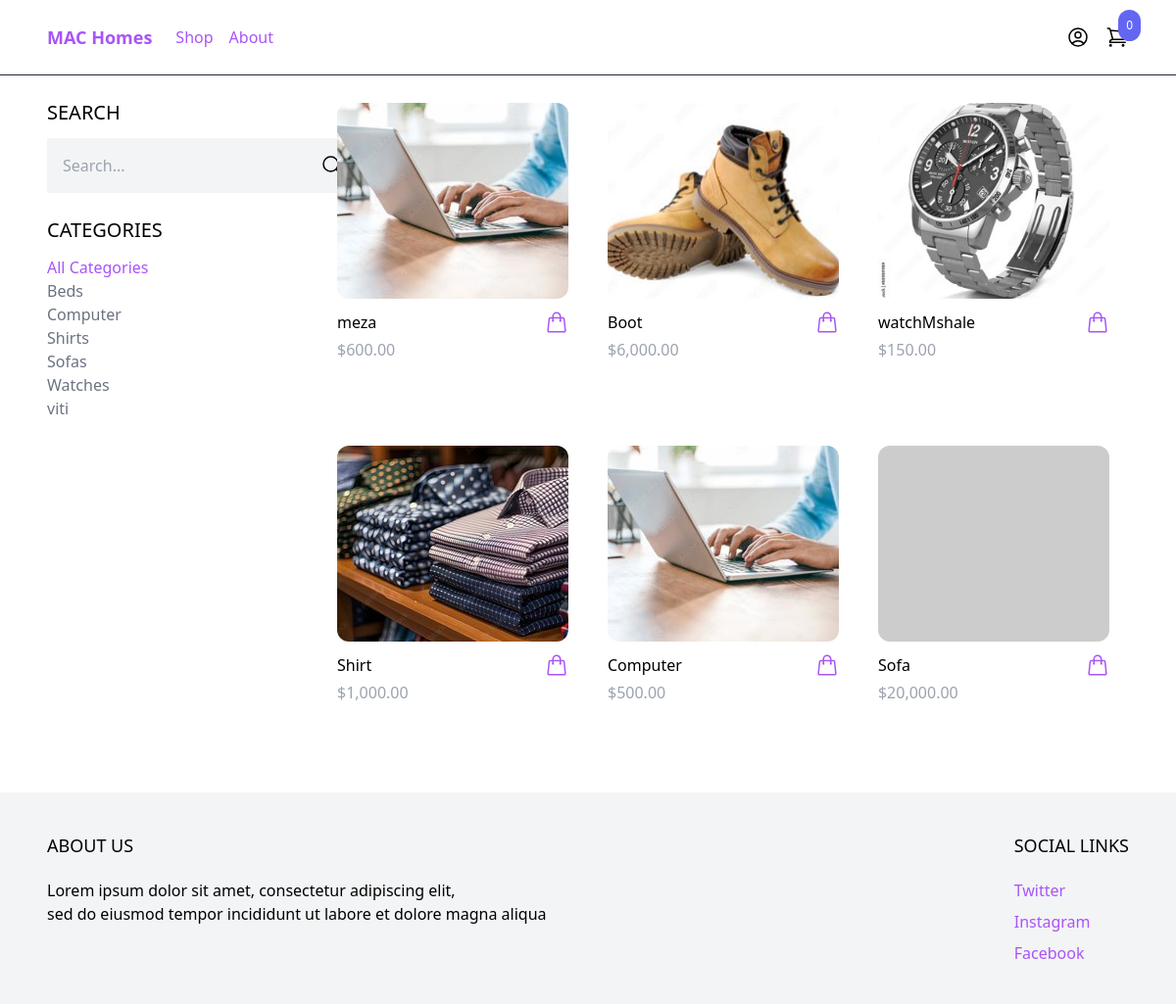
The app's page /shop/ with its own data.
### products/models.py (models this page shows, shortened)
class Category(models.Model):
    name = models.CharField(max_length=255)
    slug = models.SlugField(unique=True)
    class Meta:
        ordering =('name',)

class Product(models.Model):
    category = models.ForeignKey(Category, related_name='product', on_delete=models.CASCADE)
    name = models.CharField(max_length=255)
    slug = models.SlugField()
    description = models.TextField(blank=True, null=True)
    price = models.IntegerField(unique=True)
    created_at = models.DateTimeField(auto_now_add=True)
    image = models.ImageField(upload_to='uploads/', blank=True, null=True)
    thumbnail = models.ImageField(upload_to='uploads/', blank=True, null=True)
    class Meta:
        ordering = ('-created_at',)
    def get_display_price(self):
        return "${:,.2f}".format(self.price)
    def get_thumbnail(self):
        if self.thumbnail:
            return self.thumbnail.url
        else:
            if self.image:
                self.thumbnail = self.make_thumbnail(self.image)
                self.save()
                return self.thumbnail.url
            else:
                return 'https://dummyimage.com/240x240/808080/ffffff'

### core/views.py (the view)
# urls.py: path('shop/', views.shop, name="shop"),
def shop(request):
	categories = Category.objects.all()
	products = Product.objects.all()
	active_category = request.GET.get('category','')
	if active_category:
		products = products.filter(category__slug=active_category)
	query = request.GET.get('search', '')
	if query:
		products = products.filter(Q(name__icontains =query) | Q(description__icontains = query))
	context = {
	     'categories':categories,
	     'products':products,
	     'active_category':active_category,
	     'query': query
	}
	return render(request, 'core/shop.html',context)

### cart/cart.py (called while the page is built)
    def __len__(self):
        return sum(item['quantity'] for item in self.cart.values())

### cart/context_processors.py (called while the page is built)
def cart(request):
    return {'cart': Cart(request)}

### core/templates/core/shop.html (shortened to what this page needs)
{% extends 'core/base.html' %}
{% block content %}
<div class="max-w-6xl flex flex-wrap items-start mx-auto py-6 px-6 xl:px-8">
    <div class="filters w-full lg:w-1/4">
<h3 class="mb-3 text-xl uppercase">Search</h3>
<form method="get" action=".">
   <div class="flex">
        <input type="text" name="search"
    class="p-4 bg-gray-100 border-0"
    placeholder="Search...">
    <button class="p-4 bg-gray-100 border-0">
        <svg xmlns="http://www.w3.org/2000/svg" fill="none" viewBox="0 0 24 24" stroke-width="1.5" stroke="currentColor" class="size-6">
  <path stroke-linecap="round" stroke-linejoin="round" d="m21 21-5.197-5.197m0 0A7.5 7.5 0 1 0 5.196 5.196a7.5 7.5 0 0 0 10.607 10.607Z" />
</svg>
    </button>
   </div>
</form>
<h3 class="mt-6 mb-3 text-xl uppercase">Categories</h3>
<ul>
   <li><a href="{% url 'shop' %}" class="{% if not active_category %} text-purple-500{% else %}text-gray-500{% endif %}">All Categories</a></li>
   {% for category in categories %}
   <li>
    <a href="{% url 'shop' %}?category={{category.slug}}" class="{% if  category.slug == active_category %} text-purple-500{% else%}text-gray-500{% endif %}">{{category.name}}</a>
   </li>
   {% endfor %}
</ul>
    </div>
    <div class="products lg:w-3/4 -mt-4 w-full flex items-center flex-wrap">
        {% for product in products %}
        {% include 'product/partials/product_list_item.html' %}
        {% endfor %}
    </div>
</div>
{% endblock %}

### core/templates/core/base.html (shortened to what this page needs)
<!doctype html>
<html>
<head>
  <script src="https://cdn.tailwindcss.com"></script>
</head>
<body>
  <nav class="border-b border-gray-800">
<div class="max-w-6xl mx-auto items-center py-2 px-6 xl:px-0 md:flex justify-between">
  <div class="menu-left flex items-center space-x-6 ">
    <a href="{% url 'frontpage' %}" class="py-4 text-lg text-purple-500 font-semibold">MAC Homes</a>
    <ul class="flex items-center text-purple-500 space-x-4">
      <li><a href="{% url 'shop' %}" >Shop</a></li>
      <li><a href="#">About</a></li>
    </ul>
</div>
<div class="menu-right flex items-center space-x-4">
  <a href="{% url 'login' %}">
  </a>
{% include 'cart/menu_cart.html' %}
</div>
  </nav>
  <main>
   {% block content %}
   {% endblock %}
  </main>
  <footer class="bg-gray-100">
    <div class="max-w-6xl mx-auto py-10 px-6 xl:px-0 md:flex justify-between">
      <div class="footer-left mb-12 md:mb-8">
        <h2 class="mb-5 uppercase text-lg">About Us</h2>
        <p class="mb-2 flex flex-wrap">
          Lorem ipsum dolor sit amet, consectetur adipiscing elit,<br> sed do eiusmod tempor incididunt ut labore et dolore magna aliqua
        </p>
      </div>
        <div class="footer-right">
          <h2 class="mb-5 uppercase text-lg">Social Links</h2>
          <ul class="space-y-2">
            <li><a href="#" class="text-purple-500 hover:text-purple-800" aria-label="Twitter">Twitter</a></li>
            <li><a href="#" class="text-purple-500 hover:text-purple-800" aria-label="Instagram">Instagram</a></li>
            <li><a href="#" class="text-purple-500 hover:text-purple">Facebook</a>
            </li>
          </div>
        </div>
      </footer>
</body>

### cart/templates/cart/menu_cart.html (shortened to what this page needs)
  <a href="{% url 'cart' %}" id="menu-cart-button" class="relative">
<span class="p-2 absolute -top-4 -right-3 bg-indigo-500 text-white text-xs rounded-full">{{ cart|length }}</span>
  </a>

### products/templates/product/partials/product_list_item.html (shortened to what this page needs)
<div class="product-card w-full md:w-1/3 xl:w-1/4 p-5 h-72">
    <a
    href="{% url 'product' product.slug %}">
        <img src="{{ product.get_thumbnail }}" class="rounded-xl hover:shadow-lg object-cover h-48 w-full">
    </a>
    <div class="pt-3 flex items-center justify-between">
        <a href="{% url 'product' product.slug %}">{{ product.name }}</a>
        <a
         hx-get="{% url 'add_to_cart' product.id %}"
    hx-target="#menu-cart-button"
    hx-swap="outerHTML"
         class="text-purple-500 hover:text-purple-800">
        </a>
    </div>
    <p class="pt-1 text-gray-400">{{ product.get_display_price }}</p>
</div>

### products/templates/product/partials/product_list_item.html (style rules this page uses)
.product-card { height: 350px; }
.product-card img { height: 200px; width: 100%; object-fit: cover; }

### records on screen
Category: name "Beds"
Category: name "Computer"
Category: name "Shirts"
Category: name "Sofas"
Category: name "Watches"
Category: name "viti"
Product: get_thumbnail (picture), name "meza", get_display_price "$600.00"
Product: get_thumbnail (picture), name "Boot", get_display_price "$6,000.00"
Product: get_thumbnail (picture), name "watchMshale", get_display_price "$150.00"
Product: get_thumbnail (picture), name "Shirt", get_display_price "$1,000.00"
Product: get_thumbnail (picture), name "Computer", get_display_price "$500.00"
Product: name "Sofa", get_display_price "$20,000.00"

### other values on screen
{{ cart|length }} "0"
